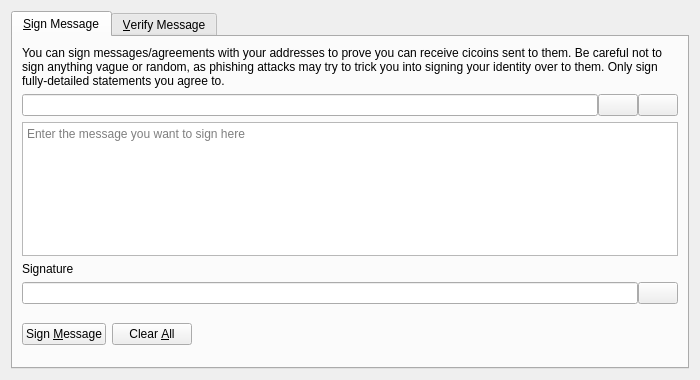
<?xml version="1.0" encoding="UTF-8"?>
<ui version="4.0">
 <class>SignVerifyMessageDialog</class>
 <widget class="QDialog" name="SignVerifyMessageDialog">
  <property name="geometry">
   <rect>
    <x>0</x>
    <y>0</y>
    <width>700</width>
    <height>380</height>
   </rect>
  </property>
  <property name="windowTitle">
   <string>Signatures - Sign / Verify a Message</string>
  </property>
  <property name="modal">
   <bool>true</bool>
  </property>
  <layout class="QVBoxLayout" name="verticalLayout">
   <item>
    <widget class="QTabWidget" name="tabWidget">
     <property name="currentIndex">
      <number>0</number>
     </property>
     <widget class="QWidget" name="tabSignMessage">
      <attribute name="title">
       <string>&amp;Sign Message</string>
      </attribute>
      <layout class="QVBoxLayout" name="verticalLayout_SM">
       <item>
        <widget class="QLabel" name="infoLabel_SM">
         <property name="text">
          <string>You can sign messages/agreements with your addresses to prove you can receive cicoins sent to them. Be careful not to sign anything vague or random, as phishing attacks may try to trick you into signing your identity over to them. Only sign fully-detailed statements you agree to.</string>
         </property>
         <property name="textFormat">
          <enum>Qt::PlainText</enum>
         </property>
         <property name="wordWrap">
          <bool>true</bool>
         </property>
        </widget>
       </item>
       <item>
        <layout class="QHBoxLayout" name="horizontalLayout_1_SM">
         <property name="spacing">
          <number>0</number>
         </property>
         <item>
          <widget class="QValidatedLineEdit" name="addressIn_SM">
           <property name="toolTip">
            <string>The Cicoin address to sign the message with</string>
           </property>
          </widget>
         </item>
         <item>
          <widget class="QPushButton" name="addressBookButton_SM">
           <property name="toolTip">
            <string>Choose previously used address</string>
           </property>
           <property name="text">
            <string/>
           </property>
           <property name="icon">
            <iconset resource="../cicoin.qrc">
             <normaloff>:/icons/address-book</normaloff>:/icons/address-book</iconset>
           </property>
           <property name="shortcut">
            <string>Alt+A</string>
           </property>
           <property name="autoDefault">
            <bool>false</bool>
           </property>
          </widget>
         </item>
         <item>
          <widget class="QPushButton" name="pasteButton_SM">
           <property name="toolTip">
            <string>Paste address from clipboard</string>
           </property>
           <property name="text">
            <string/>
           </property>
           <property name="icon">
            <iconset resource="../cicoin.qrc">
             <normaloff>:/icons/editpaste</normaloff>:/icons/editpaste</iconset>
           </property>
           <property name="shortcut">
            <string>Alt+P</string>
           </property>
           <property name="autoDefault">
            <bool>false</bool>
           </property>
          </widget>
         </item>
        </layout>
       </item>
       <item>
        <widget class="QPlainTextEdit" name="messageIn_SM">
         <property name="toolTip">
          <string>Enter the message you want to sign here</string>
         </property>
         <property name="placeholderText">
          <string>Enter the message you want to sign here</string>
         </property>
        </widget>
       </item>
       <item>
        <widget class="QLabel" name="signatureLabel_SM">
         <property name="text">
          <string>Signature</string>
         </property>
         <property name="textFormat">
          <enum>Qt::PlainText</enum>
         </property>
        </widget>
       </item>
       <item>
        <layout class="QHBoxLayout" name="horizontalLayout_2_SM">
         <property name="spacing">
          <number>0</number>
         </property>
         <item>
          <widget class="QLineEdit" name="signatureOut_SM">
           <property name="font">
            <font>
             <italic>true</italic>
            </font>
           </property>
           <property name="readOnly">
            <bool>true</bool>
           </property>
          </widget>
         </item>
         <item>
          <widget class="QPushButton" name="copySignatureButton_SM">
           <property name="toolTip">
            <string>Copy the current signature to the system clipboard</string>
           </property>
           <property name="text">
            <string/>
           </property>
           <property name="icon">
            <iconset resource="../cicoin.qrc">
             <normaloff>:/icons/editcopy</normaloff>:/icons/editcopy</iconset>
           </property>
           <property name="autoDefault">
            <bool>false</bool>
           </property>
          </widget>
         </item>
        </layout>
       </item>
       <item>
        <layout class="QHBoxLayout" name="horizontalLayout_3_SM">
         <item>
          <widget class="QPushButton" name="signMessageButton_SM">
           <property name="toolTip">
            <string>Sign the message to prove you own this Cicoin address</string>
           </property>
           <property name="text">
            <string>Sign &amp;Message</string>
           </property>
           <property name="icon">
            <iconset resource="../cicoin.qrc">
             <normaloff>:/icons/edit</normaloff>:/icons/edit</iconset>
           </property>
           <property name="autoDefault">
            <bool>false</bool>
           </property>
          </widget>
         </item>
         <item>
          <widget class="QPushButton" name="clearButton_SM">
           <property name="toolTip">
            <string>Reset all sign message fields</string>
           </property>
           <property name="text">
            <string>Clear &amp;All</string>
           </property>
           <property name="icon">
            <iconset resource="../cicoin.qrc">
             <normaloff>:/icons/remove</normaloff>:/icons/remove</iconset>
           </property>
           <property name="autoDefault">
            <bool>false</bool>
           </property>
          </widget>
         </item>
         <item>
          <spacer name="horizontalSpacer_1_SM">
           <property name="orientation">
            <enum>Qt::Horizontal</enum>
           </property>
           <property name="sizeHint" stdset="0">
            <size>
             <width>40</width>
             <height>48</height>
            </size>
           </property>
          </spacer>
         </item>
         <item>
          <widget class="QLabel" name="statusLabel_SM">
           <property name="font">
            <font>
             <weight>75</weight>
             <bold>true</bold>
            </font>
           </property>
           <property name="text">
            <string/>
           </property>
           <property name="wordWrap">
            <bool>true</bool>
           </property>
          </widget>
         </item>
         <item>
          <spacer name="horizontalSpacer_2_SM">
           <property name="orientation">
            <enum>Qt::Horizontal</enum>
           </property>
           <property name="sizeHint" stdset="0">
            <size>
             <width>40</width>
             <height>48</height>
            </size>
           </property>
          </spacer>
         </item>
        </layout>
       </item>
      </layout>
     </widget>
     <widget class="QWidget" name="tabVerifyMessage">
      <attribute name="title">
       <string>&amp;Verify Message</string>
      </attribute>
      <layout class="QVBoxLayout" name="verticalLayout_VM">
       <item>
        <widget class="QLabel" name="infoLabel_VM">
         <property name="text">
          <string>Enter the receiver's address, message (ensure you copy line breaks, spaces, tabs, etc. exactly) and signature below to verify the message. Be careful not to read more into the signature than what is in the signed message itself, to avoid being tricked by a man-in-the-middle attack. Note that this only proves the signing party receives with the address, it cannot prove sendership of any transaction!</string>
         </property>
         <property name="textFormat">
          <enum>Qt::PlainText</enum>
         </property>
         <property name="alignment">
          <set>Qt::AlignLeading|Qt::AlignLeft|Qt::AlignTop</set>
         </property>
         <property name="wordWrap">
          <bool>true</bool>
         </property>
        </widget>
       </item>
       <item>
        <layout class="QHBoxLayout" name="horizontalLayout_1_VM">
         <property name="spacing">
          <number>0</number>
         </property>
         <item>
          <widget class="QValidatedLineEdit" name="addressIn_VM">
           <property name="toolTip">
            <string>The Cicoin address the message was signed with</string>
           </property>
          </widget>
         </item>
         <item>
          <widget class="QPushButton" name="addressBookButton_VM">
           <property name="toolTip">
            <string>Choose previously used address</string>
           </property>
           <property name="text">
            <string/>
           </property>
           <property name="icon">
            <iconset resource="../cicoin.qrc">
             <normaloff>:/icons/address-book</normaloff>:/icons/address-book</iconset>
           </property>
           <property name="shortcut">
            <string>Alt+A</string>
           </property>
           <property name="autoDefault">
            <bool>false</bool>
           </property>
          </widget>
         </item>
        </layout>
       </item>
       <item>
        <widget class="QPlainTextEdit" name="messageIn_VM">
          <property name="toolTip">
            <string>The signed message to verify</string>
          </property>
          <property name="placeholderText">
            <string>The signed message to verify</string>
          </property>
        </widget>
       </item>
       <item>
        <widget class="QValidatedLineEdit" name="signatureIn_VM">
          <property name="toolTip">
            <string>The signature given when the message was signed</string>
          </property>
          <property name="placeholderText">
            <string>The signature given when the message was signed</string>
          </property>
        </widget>
       </item>
       <item>
        <layout class="QHBoxLayout" name="horizontalLayout_2_VM">
         <item>
          <widget class="QPushButton" name="verifyMessageButton_VM">
           <property name="toolTip">
            <string>Verify the message to ensure it was signed with the specified Cicoin address</string>
           </property>
           <property name="text">
            <string>Verify &amp;Message</string>
           </property>
           <property name="icon">
            <iconset resource="../cicoin.qrc">
             <normaloff>:/icons/transaction_0</normaloff>:/icons/transaction_0</iconset>
           </property>
           <property name="autoDefault">
            <bool>false</bool>
           </property>
          </widget>
         </item>
         <item>
          <widget class="QPushButton" name="clearButton_VM">
           <property name="toolTip">
            <string>Reset all verify message fields</string>
           </property>
           <property name="text">
            <string>Clear &amp;All</string>
           </property>
           <property name="icon">
            <iconset resource="../cicoin.qrc">
             <normaloff>:/icons/remove</normaloff>:/icons/remove</iconset>
           </property>
           <property name="autoDefault">
            <bool>false</bool>
           </property>
          </widget>
         </item>
         <item>
          <spacer name="horizontalSpacer_1_VM">
           <property name="orientation">
            <enum>Qt::Horizontal</enum>
           </property>
           <property name="sizeHint" stdset="0">
            <size>
             <width>40</width>
             <height>48</height>
            </size>
           </property>
          </spacer>
         </item>
         <item>
          <widget class="QLabel" name="statusLabel_VM">
           <property name="font">
            <font>
             <weight>75</weight>
             <bold>true</bold>
            </font>
           </property>
           <property name="text">
            <string/>
           </property>
           <property name="wordWrap">
            <bool>true</bool>
           </property>
          </widget>
         </item>
         <item>
          <spacer name="horizontalSpacer_2_VM">
           <property name="orientation">
            <enum>Qt::Horizontal</enum>
           </property>
           <property name="sizeHint" stdset="0">
            <size>
             <width>40</width>
             <height>48</height>
            </size>
           </property>
          </spacer>
         </item>
        </layout>
       </item>
      </layout>
     </widget>
    </widget>
   </item>
  </layout>
 </widget>
 <customwidgets>
  <customwidget>
   <class>QValidatedLineEdit</class>
   <extends>QLineEdit</extends>
   <header>qt/qvalidatedlineedit.h</header>
  </customwidget>
 </customwidgets>
 <resources>
  <include location="../cicoin.qrc"/>
 </resources>
 <connections/>
</ui>
